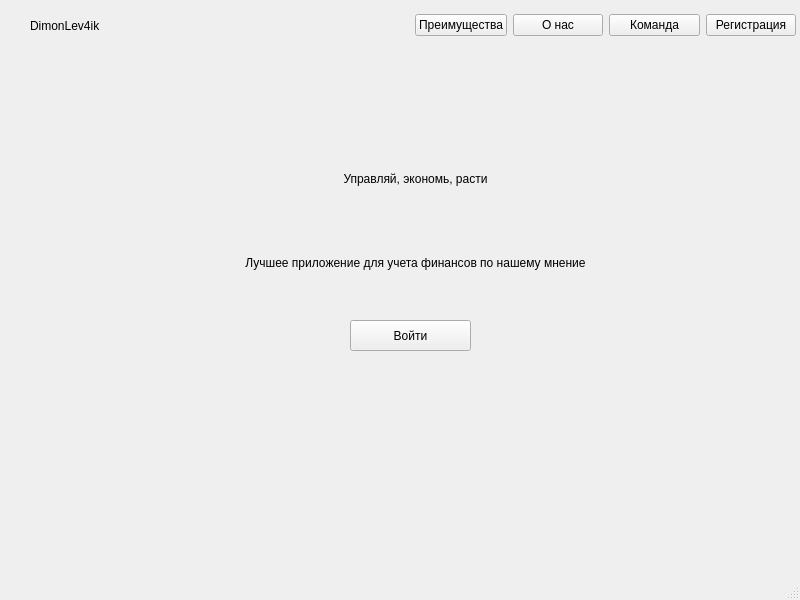
<?xml version="1.0" encoding="UTF-8"?>
<ui version="4.0">
 <class>MainWindow</class>
 <widget class="QMainWindow" name="MainWindow">
  <property name="geometry">
   <rect>
    <x>0</x>
    <y>0</y>
    <width>800</width>
    <height>600</height>
   </rect>
  </property>
  <property name="windowTitle">
   <string>MainWindow</string>
  </property>
  <widget class="QWidget" name="centralwidget">
   <widget class="QLabel" name="label">
    <property name="geometry">
     <rect>
      <x>30</x>
      <y>0</y>
      <width>151</width>
      <height>51</height>
     </rect>
    </property>
    <property name="text">
     <string>DimonLev4ik</string>
    </property>
   </widget>
   <widget class="QPushButton" name="pushButton_5">
    <property name="geometry">
     <rect>
      <x>350</x>
      <y>320</y>
      <width>121</width>
      <height>31</height>
     </rect>
    </property>
    <property name="text">
     <string>Войти</string>
    </property>
   </widget>
   <widget class="QWidget" name="">
    <property name="geometry">
     <rect>
      <x>415</x>
      <y>0</y>
      <width>381</width>
      <height>51</height>
     </rect>
    </property>
    <layout class="QHBoxLayout" name="horizontalLayout">
     <item>
      <widget class="QPushButton" name="pushButton_4">
       <property name="autoFillBackground">
        <bool>false</bool>
       </property>
       <property name="text">
        <string>Преимущества</string>
       </property>
      </widget>
     </item>
     <item>
      <widget class="QPushButton" name="pushButton_3">
       <property name="autoFillBackground">
        <bool>false</bool>
       </property>
       <property name="text">
        <string>О нас</string>
       </property>
      </widget>
     </item>
     <item>
      <widget class="QPushButton" name="pushButton_2">
       <property name="autoFillBackground">
        <bool>false</bool>
       </property>
       <property name="text">
        <string>Команда</string>
       </property>
      </widget>
     </item>
     <item>
      <widget class="QPushButton" name="pushButton">
       <property name="text">
        <string>Регистрация</string>
       </property>
      </widget>
     </item>
    </layout>
   </widget>
   <widget class="QWidget" name="">
    <property name="geometry">
     <rect>
      <x>240</x>
      <y>140</y>
      <width>351</width>
      <height>161</height>
     </rect>
    </property>
    <layout class="QVBoxLayout" name="verticalLayout">
     <item>
      <widget class="QLabel" name="label_3">
       <property name="frameShape">
        <enum>QFrame::NoFrame</enum>
       </property>
       <property name="midLineWidth">
        <number>0</number>
       </property>
       <property name="text">
        <string>Управляй, экономь, расти</string>
       </property>
       <property name="textFormat">
        <enum>Qt::AutoText</enum>
       </property>
       <property name="alignment">
        <set>Qt::AlignCenter</set>
       </property>
      </widget>
     </item>
     <item>
      <widget class="QLabel" name="label_2">
       <property name="frameShape">
        <enum>QFrame::NoFrame</enum>
       </property>
       <property name="midLineWidth">
        <number>0</number>
       </property>
       <property name="text">
        <string>Лучшее приложение для учета финансов по нашему мнение</string>
       </property>
       <property name="textFormat">
        <enum>Qt::AutoText</enum>
       </property>
       <property name="alignment">
        <set>Qt::AlignCenter</set>
       </property>
      </widget>
     </item>
    </layout>
   </widget>
  </widget>
  <widget class="QMenuBar" name="menubar">
   <property name="geometry">
    <rect>
     <x>0</x>
     <y>0</y>
     <width>800</width>
     <height>21</height>
    </rect>
   </property>
  </widget>
  <widget class="QStatusBar" name="statusbar"/>
  <action name="actionG0">
   <property name="text">
    <string>G0</string>
   </property>
  </action>
 </widget>
 <resources/>
 <connections/>
</ui>
